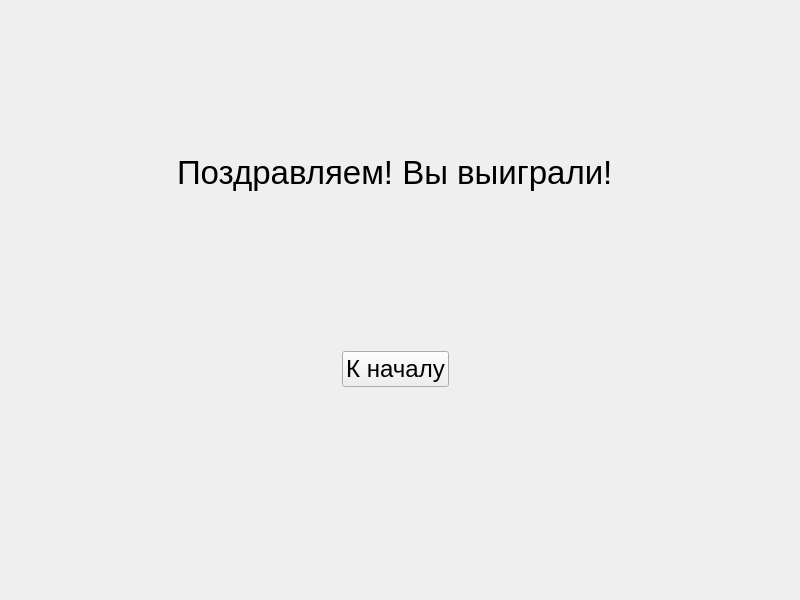
<?xml version="1.0" encoding="UTF-8"?>
<ui version="4.0">
 <class>MainWindow</class>
 <widget class="QMainWindow" name="MainWindow">
  <property name="geometry">
   <rect>
    <x>0</x>
    <y>0</y>
    <width>800</width>
    <height>600</height>
   </rect>
  </property>
  <property name="windowTitle">
   <string/>
  </property>
  <widget class="QWidget" name="centralwidget">
   <widget class="QWidget" name="verticalLayoutWidget">
    <property name="geometry">
     <rect>
      <x>0</x>
      <y>0</y>
      <width>791</width>
      <height>541</height>
     </rect>
    </property>
    <layout class="QVBoxLayout" name="verticalLayout">
     <item alignment="Qt::AlignHCenter">
      <widget class="QLabel" name="label">
       <property name="sizePolicy">
        <sizepolicy hsizetype="Fixed" vsizetype="Fixed">
         <horstretch>0</horstretch>
         <verstretch>0</verstretch>
        </sizepolicy>
       </property>
       <property name="font">
        <font>
         <pointsize>25</pointsize>
        </font>
       </property>
       <property name="text">
        <string>Поздравляем! Вы выиграли!</string>
       </property>
      </widget>
     </item>
     <item alignment="Qt::AlignHCenter">
      <widget class="QPushButton" name="startButton">
       <property name="sizePolicy">
        <sizepolicy hsizetype="Maximum" vsizetype="Fixed">
         <horstretch>0</horstretch>
         <verstretch>0</verstretch>
        </sizepolicy>
       </property>
       <property name="font">
        <font>
         <pointsize>18</pointsize>
        </font>
       </property>
       <property name="text">
        <string>К началу</string>
       </property>
      </widget>
     </item>
    </layout>
   </widget>
  </widget>
 </widget>
 <resources/>
 <connections/>
</ui>
